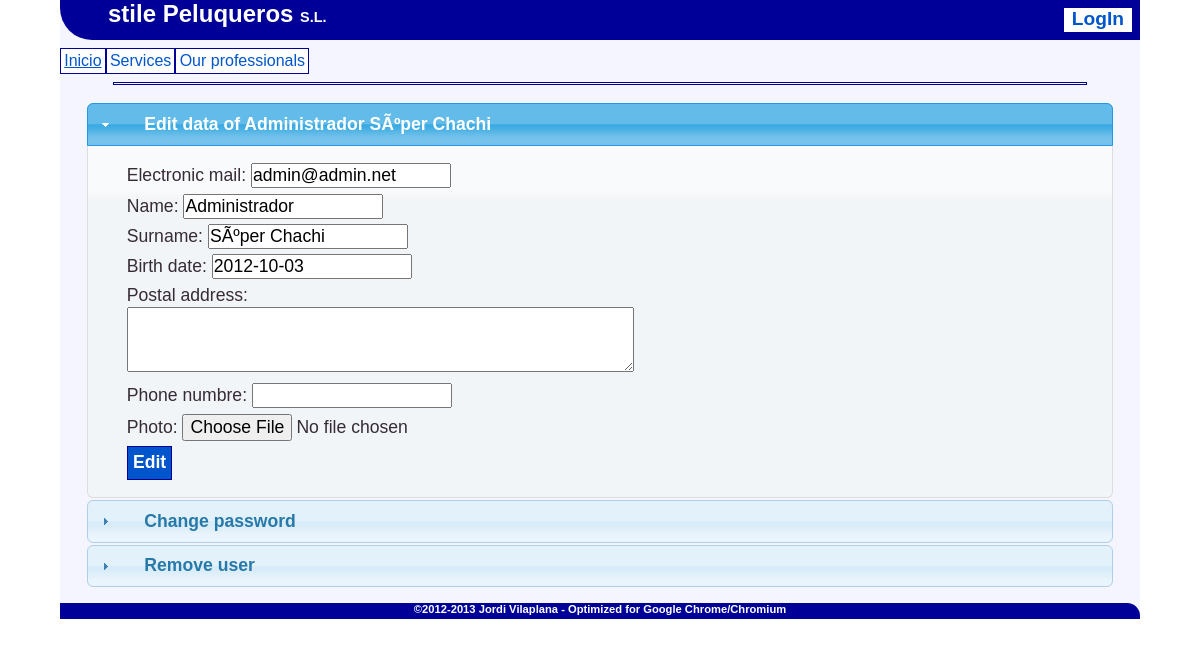
Page /access/users/edit.php?user=admin on the committed database.
### tables this page shows
CREATE TABLE IF NOT EXISTS `users` (
  `login` varchar(12) NOT NULL,
  `password` varchar(24) NOT NULL,
  `userType` enum('client','worker','admin') NOT NULL DEFAULT 'client',
  `email` varchar(32) NOT NULL,
  `nombre` varchar(16) NOT NULL,
  `apellidos` varchar(24) NOT NULL,
  `nacimiento` date NOT NULL,
  `direccion` text,
  `telefono` char(9) DEFAULT NULL,
  `photo` varchar(32) DEFAULT NULL,
  PRIMARY KEY (`login`),
  UNIQUE KEY `login` (`login`,`password`),
  UNIQUE KEY `email` (`email`),
  UNIQUE KEY `photo` (`photo`)
);

### lang/en.inc (called while the page is built, shortened)
<?php
$tusers_cedit = "Edit";
$tusers_tedit = "Edit data of ";
$tusers_tedit_pass = "Change password";
$tusers_delete = "Remove user";
$tfields_user_name = "Name";
$tfields_user_surname = "Surname";
$tfields_user_email = "Electronic mail";
$tfields_user_birthdate = "Birth date";
$tfields_user_address = "Postal address";
$tfields_user_phone = "Phone numbre";
$tfields_user_photo = "Photo";
?>

### pages/users/edit.php (the view, shortened to what this page needs)
<?php
require("./pages/body.inc");
drawHead($tusers_tedit.$obj->nombre.' '.$obj->apellidos);
?>
<div id="panels">
<h2 class="titulo"><?php echo $tusers_tedit.$obj->nombre.' '.$obj->apellidos; ?></h2>
<form id="edit_data" name="edit_data" action="./dbhandlers/user_edit.php" onSubmit="return val_datos();" method="post">
	<p><?php echo $tfields_user_email; ?>: <INPUT TYPE="email" NAME="email" SIZE="20" MAXLENGTH="32" value="
<?php echo $obj->email; ?>" required><span id="email_erlog" class="errorlog"></span></p>
	<p><?php echo $tfields_user_name; ?>: <INPUT TYPE="text" NAME="nombre" SIZE="20" MAXLENGTH="16" value="
<?php echo $obj->nombre; ?>" required><span id="nombre_erlog" class="errorlog"></span></p>
	<p><?php echo $tfields_user_surname; ?>: <INPUT TYPE="text" NAME="apellidos" SIZE="20" MAXLENGTH="24" value="<?php echo $obj->apellidos; ?>" required><span id="apellidos_erlog" class="errorlog"></span></p>
	<p><?php echo $tfields_user_birthdate; ?>: <INPUT TYPE="text" id="bday" NAME="bday" value="
<?php echo $obj->nacimiento; ?>" required><span id="bday_erlog" class="errorlog"></span></p>
	<p><?php echo $tfields_user_address; ?>: <br><textarea name="address" rows="3" cols="50">
<?php echo $obj->direccion; ?></textarea></p>
	<p><?php echo $tfields_user_phone; ?>: <INPUT TYPE="text" NAME="phone" SIZE="20" MAXLENGTH="9" value="
<?php echo $obj->telefono; ?>"><span id="phone_erlog" class="errorlog"></span></p>
	<p><?php echo $tfields_user_photo; ?>: <INPUT TYPE="HIDDEN" NAME="MAX_FILE_SIZE" VALUE="102400"><INPUT TYPE="file" name="photo" accept="image/*" value="../images/<?php echo $obj->photo; ?>"></p>
	<p><INPUT TYPE="submit" NAME="modifica" VALUE="<?php echo $tusers_cedit; ?>"></p>
</form>
<h2 class="titulo"><?php echo $tusers_tedit_pass; ?></h2>
<h2 class="titulo"><?php echo $tusers_delete; ?></h2>
</div>
<?php
drawFoot();
?>

### access/users/edit.php (shortened to what this page needs)
<?php
if (isset($_GET['user'])) {
	try{
		$db = new mysqli('localhost', 'root', 'root');
		$db->select_db('project');
		$consulta = "select * from users where login='".$_GET['user']."'";
		$resultado = $db->query($consulta);
		if ($resultado->num_rows == 1){
			while ($obj = $resultado->fetch_object()){
				require("./pages/users/edit.php");
			}
		} else
			require("./pages/error/user.php");
	}catch (Exception $e){
		echo $e->getMessage();
		if (mysqli_connect_errno() == 0)
			$db->close();
		header("Location: ./");
		exit();
	}
} else header("Location: ./?page=home");
?>

### pages/body.inc (shortened to what this page needs)
<?php
switch (substr($_SERVER['HTTP_ACCEPT_LANGUAGE'], 0, 2)) {
	default:
		require('./lang/en.inc');
}
function drawHead($title){
	echo '<!DOCTYPE html><html lang="'.$GLOBALS['t_lang'].'">
<head>
	<meta http-equiv="Content-Type" content="text/html; charset=utf-8; " />
	<link rel="stylesheet" type="text/css" href="./css/main.css" />
	<link rel="stylesheet" type="text/css" href="./css/color.css" />
	<link rel="stylesheet" type="text/css" href="./css/media.css" />
	<link rel="stylesheet" type="text/css" href="./css/jQUI/cupertino/jquery-ui.css" />
	<script src="./libs/jQuery.1.8.3.js"></script>
	<script src="./libs/jQueryUI.1.9.2.js"></script>
	<script src="./scripts/animate/usermenu.js"></script>
	<title>'.$title.' - stile Peluqueros, S.L.</title>
</head>
<body>
<div id="page">
	<div id="header">
		<h1><a href="./">stile Peluqueros <span class="little">S.L.</span></a></h1>
		<br class="lilmedia" /><div id="login">';
if (isset($_SESSION['login'])) {
	echo '<h4>'.$_SESSION['nombre'].' '.$_SESSION['apellidos'].'</h4></div>
		<div id="user_menu"><ul>';
if ($_SESSION['userType'] === 'client')
	echo '<li><a href="./?page=services&action=datereg">'.$GLOBALS['tmenu_cita'].'</a></li>';
else if ($_SESSION['userType'] === 'worker')
	echo '';
else if ($_SESSION['userType'] === 'admin')
	echo '<li><a href="./?page=users&action=list">'.$GLOBALS['tmenu_users'].'</a></li>';
			echo '<li><a href="./?page=users&action=profile&user='.$_SESSION['login'].'">Ver perfil</a></li><li><a href="./?page=users&action=edit&user='.$_SESSION['login'].'">Editar perfil</a></li></ul>
			<form action="./?page=users&action=logout" method="post">
				<p><input TYPE="submit" NAME="logout" VALUE="Salir"></p>
			</form>
		</div>';
} else {
			echo '<h4>LogIn</h4></div>
			<div id="user_menu">
				<form action="./?page=users&action=login" method="post">
					<p>'.$GLOBALS['tlogin_user'].': <INPUT TYPE="text" NAME="login" SIZE="20" MAXLENGTH="12"></p>
					<p>'.$GLOBALS['tlogin_pass'].': <INPUT TYPE="password" NAME="password" SIZE="20" MAXLENGTH="24"></p>
					<p><input TYPE="submit" NAME="valida" VALUE="'.$GLOBALS['tlogin_login'].'"></p>
				</form>
				<hr />
				<form action="./?page=users&action=registry" method="post">
					<p>'.$GLOBALS['tlogin_rem'].'</p>
					<p><input TYPE="submit" NAME="register" VALUE="'.$GLOBALS['tlogin_reg'].'"></p>
				</form>
			</div>';
}
		echo '<div class="clear"></div>
	</div>
	<div id="menu">
		<ul><li><a href="./?page=home">Inicio</a></li>
			<li>'.$GLOBALS['tmenu_services'].'
				<ul>
					<li>'.$GLOBALS['tmenu_basics'].'</li>
					<li>'.$GLOBALS['tmenu_adva'].'</li>
					<li>'.$GLOBALS['tmenu_specials'].'</li>
					<li><a href="./?page=services&action=list">'.$GLOBALS['tmenu_tarifas'].'</a></li>
				</ul>
			</li>
			<li>'.$GLOBALS['tmenu_prof'].'
				<ul>
					<li>Elena</li>
					<li>Mighelo</li>
					<li>Estefanía</li>
				</ul>
			</li>';
		echo '</ul>
		<div class="clear"></div>
	</div>
	<hr />
	<div id="contents">';
}
function drawFoot(){
	echo '<div class="clear"></div></div>
	<div id="footer">
		<h5>©2012-2013 Jordi Vilaplana - '.$GLOBALS['t_footer'].' Google Chrome/Chromium</h5>
	</div>
</div>
</body>
</html>';
}
?>

### css/main.css (style rules this page uses)
* { margin: 0; padding: 0; font-family: Verdana, Arial, sans-serif; }
hr { height: 1px; width: 90%; margin: 0.5em auto; border:1px solid #000099; padding: 0; }
input[type="submit"] { padding: 0.3em; font-size: 1em; font-weight: bold; }
p + p { margin-top: 0.3em; }
div#header { border-bottom-left-radius: 2em; position: relative; margin-bottom: 0.5em; top: 0; left: 0; width: 100%; min-height: 2.5em; }
div#header h1 { font-size: 1.5em; font-weight: bold; text-indent: 2em; text-align: left; }
div#header h1 a { text-decoration: none; }
span.little { font-size: 60%; }
div#login { position: absolute; height: 1.5em; text-align: center; right: 0.5em; top: 0.5em; padding: 0 0.5em; }
div#login h4 { font-size: 1.2em; text-decoration: none; }
div#footer { border-top-right-radius: 0.8em; position: relative; margin-top: 0.5em; bottom: 0; left: 0; width: 100%; height: 1em; }
div#footer h5 { font-size: 0.7em; text-align: center; }
div#menu ul, div#user_menu ul { list-style: none; }
div#menu li { float: left; font-size: 1em; font-weight: normal; padding: 0.2em; }
.titulo { margin-bottom: 0.5em; font-size: 1.6em; font-weight: bold; text-indent: 1em; text-align: left; }

### css/color.css (style rules this page uses)
div#login, div#user_menu, div#menu li, div#user_menu li, input[type="submit"]:hover { background-color: #FFFFFF; }
div#menu li:hover, div#menu a:hover, div#user_menu li:hover, div#user_menu a:hover, input[type="submit"] { background-color: #0055CC; }
div#header, div#footer { background-color: #000099; }
div#header h1 a, div#footer h5, div#menu li:hover, div#menu li:hover > a, div#menu li a:hover, div#menu a:hover, div#user_menu li:hover, div#user_menu li:hover > a, div#user_menu li a:hover, div#user_menu a:hover, input[type="submit"] { color: #FFFFFF; }
div#login h4, div#user_menu p, div#menu li, div#menu li > a, div#user_menu li, div#user_menu li > a, div#contents a, input[type="submit"]:hover { color: #0055CC; }
.titulo { color: #000099; }
div#menu li, div#user_menu li, div.comment, input[type="submit"] { border:1px solid #000099; }

### css/media.css (style rules this page uses)
@media screen and (min-width:800px) { div#page { min-width: 720px; max-width: 1440px; width: 90%; margin: auto; background-color: #F5F5FF; } }
@media screen and (min-width:800px) { div#contents { min-width: 680px; max-width: 1280px; width: 95%; margin: auto; padding: 0.5em 1em; } }
@media screen and (min-width:650px) { div#header { height: 2.5em; } }
@media screen and (min-width:650px) { div#login { top: 0.5em; } }

### rows in the picture
users: nombre "Administrador", apellidos "SÃºper Chachi", email "admin@admin.net", bday "2012-10-03"
